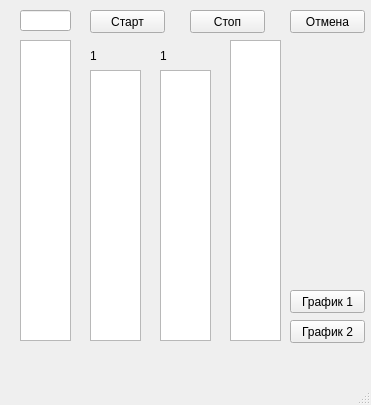
<?xml version="1.0" encoding="UTF-8"?>
<ui version="4.0">
 <class>MainWindow</class>
 <widget class="QMainWindow" name="MainWindow">
  <property name="geometry">
   <rect>
    <x>0</x>
    <y>0</y>
    <width>371</width>
    <height>405</height>
   </rect>
  </property>
  <property name="windowTitle">
   <string>MainWindow</string>
  </property>
  <widget class="QWidget" name="centralwidget">
   <widget class="QLabel" name="label">
    <property name="geometry">
     <rect>
      <x>90</x>
      <y>40</y>
      <width>51</width>
      <height>31</height>
     </rect>
    </property>
    <property name="text">
     <string>1</string>
    </property>
   </widget>
   <widget class="QListView" name="listView">
    <property name="geometry">
     <rect>
      <x>20</x>
      <y>40</y>
      <width>51</width>
      <height>301</height>
     </rect>
    </property>
   </widget>
   <widget class="QPushButton" name="pushButton">
    <property name="geometry">
     <rect>
      <x>90</x>
      <y>10</y>
      <width>75</width>
      <height>23</height>
     </rect>
    </property>
    <property name="text">
     <string>Старт</string>
    </property>
   </widget>
   <widget class="QPushButton" name="pushButton_2">
    <property name="geometry">
     <rect>
      <x>190</x>
      <y>10</y>
      <width>75</width>
      <height>23</height>
     </rect>
    </property>
    <property name="text">
     <string>Стоп</string>
    </property>
   </widget>
   <widget class="QPushButton" name="pushButton_3">
    <property name="geometry">
     <rect>
      <x>290</x>
      <y>10</y>
      <width>75</width>
      <height>23</height>
     </rect>
    </property>
    <property name="text">
     <string>Отмена</string>
    </property>
   </widget>
   <widget class="QListView" name="listView_2">
    <property name="geometry">
     <rect>
      <x>90</x>
      <y>70</y>
      <width>51</width>
      <height>271</height>
     </rect>
    </property>
   </widget>
   <widget class="QListView" name="listView_3">
    <property name="geometry">
     <rect>
      <x>160</x>
      <y>70</y>
      <width>51</width>
      <height>271</height>
     </rect>
    </property>
   </widget>
   <widget class="QLabel" name="label_2">
    <property name="geometry">
     <rect>
      <x>160</x>
      <y>40</y>
      <width>51</width>
      <height>31</height>
     </rect>
    </property>
    <property name="text">
     <string>1</string>
    </property>
   </widget>
   <widget class="QLineEdit" name="lineEdit">
    <property name="geometry">
     <rect>
      <x>20</x>
      <y>10</y>
      <width>51</width>
      <height>21</height>
     </rect>
    </property>
   </widget>
   <widget class="QListView" name="listView_4">
    <property name="geometry">
     <rect>
      <x>230</x>
      <y>40</y>
      <width>51</width>
      <height>301</height>
     </rect>
    </property>
   </widget>
   <widget class="QPushButton" name="pushButton_4">
    <property name="geometry">
     <rect>
      <x>290</x>
      <y>320</y>
      <width>75</width>
      <height>23</height>
     </rect>
    </property>
    <property name="text">
     <string>График 2</string>
    </property>
   </widget>
   <widget class="QPushButton" name="pushButton_5">
    <property name="geometry">
     <rect>
      <x>290</x>
      <y>290</y>
      <width>75</width>
      <height>23</height>
     </rect>
    </property>
    <property name="text">
     <string>График 1</string>
    </property>
   </widget>
  </widget>
  <widget class="QMenuBar" name="menubar">
   <property name="geometry">
    <rect>
     <x>0</x>
     <y>0</y>
     <width>371</width>
     <height>21</height>
    </rect>
   </property>
  </widget>
  <widget class="QStatusBar" name="statusbar"/>
 </widget>
 <resources/>
 <connections/>
</ui>
